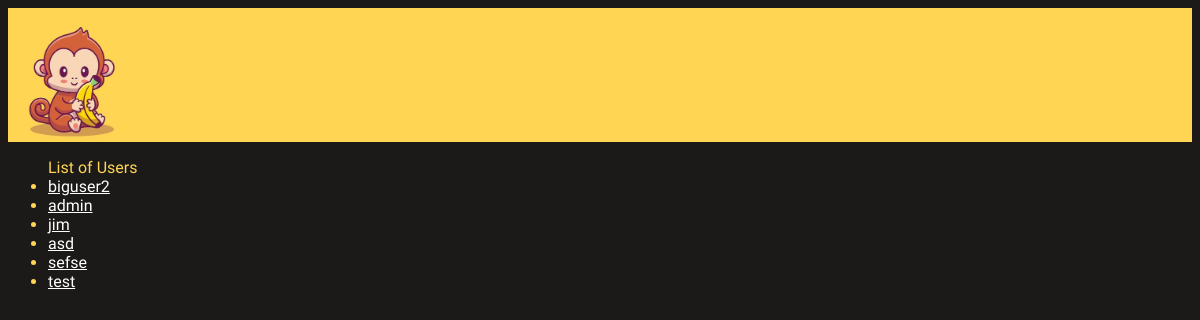
Screenshot of /authors/ with the database file from the repository.
### accounts/models.py (models this page shows)
class AuthorUser(AbstractUser):
    type = models.CharField(default="author",max_length=6)
    username = models.CharField(max_length=20, unique=True) # https://www.reddit.com/r/django/comments/id2ch0/user_models_username_max_length/
    host = models.GenericIPAddressField(default = "http://127.0.0.1:8000/") # hardcoded localhost for now
    url = models.URLField() #TODO setup proper page
    github = models.URLField(null=True, blank=True)
    profile_image = models.URLField(null=True, blank=True) # optional

### pages/views.py (the view)
# urls.py: path("authors/", ListProfilesView.as_view(), name="authors_list"), # display list of users on server; is this the exact url they want?
class ListProfilesView(ListView): # basic generic view that just displays template
    model = AuthorUser
    template_name = "listprofiles.html"
    context_object_name = 'authors_list'

### templates/listprofiles.html
{% extends "base.html" %}
{% block content %}
<ul>
List of Users
{% for author in authors_list %}
    <li><a href="{% url 'author_profile' pk=author.pk %}">{{ author.username }}</a></li>
{% empty %}
    <li>No users yet. Database must be empty.</li>
{% endfor %}
</ul>
{% endblock content %}

### static/css/main.css (style rules this page uses)
body { font-family: 'Lalezar', sans-serif; font-size: 16px; background-color: #1C1A19; color:#FFD553 }
a { color:rgb(255, 255, 255) }

### rows the page displays
AuthorUser: username "biguser2"
AuthorUser: username "admin"
AuthorUser: username "jim"
AuthorUser: username "asd"
AuthorUser: username "sefse"
AuthorUser: username "test"
